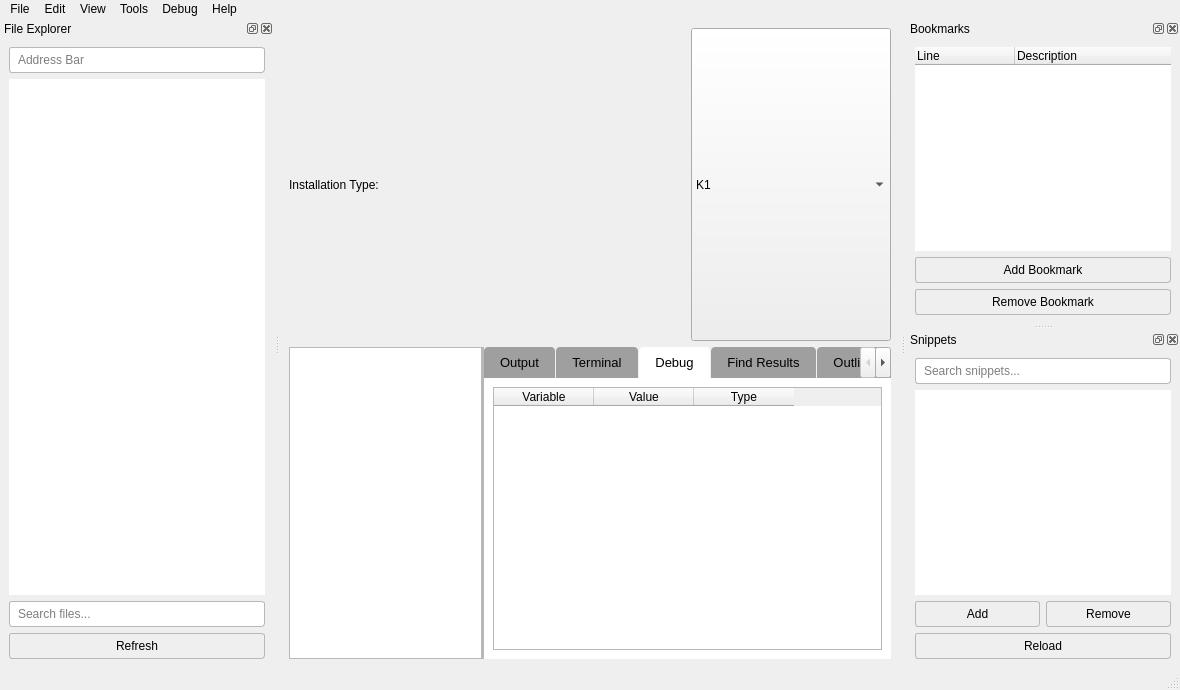
<?xml version="1.0" encoding="UTF-8"?>
<ui version="4.0">
 <class>MainWindow</class>
 <widget class="QMainWindow" name="MainWindow">
  <property name="geometry">
   <rect>
    <x>0</x>
    <y>0</y>
    <width>1180</width>
    <height>690</height>
   </rect>
  </property>
  <property name="windowTitle">
   <string>NSS Editor</string>
  </property>
  <property name="styleSheet">
   <string notr="true">
    /* VS Code-like main window styling */
    QMainWindow {
    background-color: palette(window);
    color: palette(windowText);
    }

    /* Tab widget pane styling */
    QTabWidget::pane {
    border: none;
    background-color: palette(base);
    }

    /* Tab bar styling - VS Code style */
    QTabBar::tab {
    background-color: palette(dark);
    color: palette(text);
    padding: 8px 16px;
    border: none;
    border-top-left-radius: 4px;
    border-top-right-radius: 4px;
    margin-right: 1px;
    }
    QTabBar::tab:selected {
    background-color: palette(base);
    color: palette(text);
    }
    QTabBar::tab:hover:!selected {
    background-color: palette(mid);
    }

    /* Input field styling */
    QLineEdit, QTextEdit {
    background-color: palette(base);
    color: palette(text);
    border: 1px solid palette(mid);
    padding: 4px 6px;
    border-radius: 3px;
    selection-background-color: palette(highlight);
    selection-color: palette(highlighted-text);
    }
    QLineEdit:focus, QTextEdit:focus {
    border: 1px solid palette(highlight);
    }

    /* Button styling */
    QPushButton {
    background-color: palette(button);
    color: palette(buttonText);
    border: 1px solid palette(mid);
    padding: 5px 12px;
    border-radius: 3px;
    min-width: 60px;
    }
    QPushButton:hover {
    background-color: palette(light);
    }
    QPushButton:pressed {
    background-color: palette(dark);
    }
    QPushButton:disabled {
    color: palette(mid);
    }

    /* VS Code-like scrollbar styling */
    QScrollBar:vertical {
    border: none;
    background-color: transparent;
    width: 14px;
    margin: 0;
    }
    QScrollBar::handle:vertical {
    background-color: palette(mid);
    border-radius: 4px;
    min-height: 30px;
    margin: 2px;
    }
    QScrollBar::handle:vertical:hover {
    background-color: palette(dark);
    }
    QScrollBar::add-line:vertical, QScrollBar::sub-line:vertical {
    height: 0;
    background: none;
    }

    QScrollBar:horizontal {
    border: none;
    background-color: transparent;
    height: 14px;
    margin: 0;
    }
    QScrollBar::handle:horizontal {
    background-color: palette(mid);
    border-radius: 4px;
    min-width: 30px;
    margin: 2px;
    }
    QScrollBar::handle:horizontal:hover {
    background-color: palette(dark);
    }
    QScrollBar::add-line:horizontal, QScrollBar::sub-line:horizontal {
    width: 0;
    background: none;
    }

    /* Tree widget styling */
    QTreeWidget, QListWidget {
    background-color: palette(base);
    color: palette(text);
    border: none;
    alternate-background-color: palette(alternate-base);
    }
    QTreeWidget::item, QListWidget::item {
    padding: 4px 2px;
    }
    QTreeWidget::item:hover, QListWidget::item:hover {
    background-color: palette(alternate-base);
    }
    QTreeWidget::item:selected, QListWidget::item:selected {
    background-color: palette(highlight);
    color: palette(highlighted-text);
    }

    /* Tooltip styling - VS Code like */
    QToolTip {
    background-color: palette(window);
    color: palette(window-text);
    border: 1px solid palette(mid);
    border-radius: 4px;
    padding: 6px 10px;
    }

    /* Splitter styling */
    QSplitter::handle {
    background-color: palette(mid);
    }
    QSplitter::handle:horizontal {
    width: 2px;
    }
    QSplitter::handle:vertical {
    height: 2px;
    }

    /* Menu styling */
    QMenuBar {
    background-color: palette(window);
    color: palette(window-text);
    }
    QMenuBar::item:selected {
    background-color: palette(highlight);
    color: palette(highlighted-text);
    }
    QMenu {
    background-color: palette(window);
    color: palette(window-text);
    border: 1px solid palette(mid);
    }
    QMenu::item:selected {
    background-color: palette(highlight);
    color: palette(highlighted-text);
    }
   </string>
  </property>
  <widget class="QWidget" name="centralwidget">
   <layout class="QVBoxLayout" name="vboxlytCentralWidget" stretch="0,0">
    <item>
     <layout class="QHBoxLayout" name="middleTopHorizLyt" stretch="1,0">
      <item>
       <widget class="QLabel" name="label">
        <property name="sizePolicy">
         <sizepolicy hsizetype="Expanding" vsizetype="Preferred">
          <horstretch>0</horstretch>
          <verstretch>0</verstretch>
         </sizepolicy>
        </property>
        <property name="text">
         <string>Installation Type:</string>
        </property>
       </widget>
      </item>
      <item>
       <widget class="QComboBox" name="gameSelector">
        <property name="sizePolicy">
         <sizepolicy hsizetype="MinimumExpanding" vsizetype="Preferred">
          <horstretch>0</horstretch>
          <verstretch>0</verstretch>
         </sizepolicy>
        </property>
        <property name="minimumSize">
         <size>
          <width>200</width>
          <height>0</height>
         </size>
        </property>
        <property name="toolTip">
         <string>This determines what constants to use for your IDE and
          impacts the PyKotor compiler (if used)</string>
        </property>
        <property name="placeholderText">
         <string />
        </property>
        <item>
         <property name="text">
          <string>K1</string>
         </property>
        </item>
        <item>
         <property name="text">
          <string>TSL</string>
         </property>
        </item>
       </widget>
      </item>
     </layout>
    </item>
    <item>
     <widget class="QSplitter" name="mainSplitter">
      <property name="Orientation">
       <enum>Orientation.Vertical</enum>
      </property>
      <widget class="CodeEditor" name="codeEdit" />
      <widget class="QTabWidget" name="panelTabs">
       <property name="font">
        <font>
         <family>Segoe UI</family>
         <pointsize>10</pointsize>
        </font>
       </property>
       <property name="currentIndex">
        <number>2</number>
       </property>
       <property name="movable">
        <bool>true</bool>
       </property>
       <property name="tabBarAutoHide">
        <bool>true</bool>
       </property>
       <widget class="QWidget" name="outputTab">
        <attribute name="title">
         <string>Output</string>
        </attribute>
        <layout class="QVBoxLayout" name="vertLytPanelTabs">
         <item>
          <widget class="QPlainTextEdit" name="outputEdit">
           <property name="styleSheet">
            <string notr="true">QPlainTextEdit {
             background-color: palette(base);
             color: palette(text);
             border: none;
             padding: 8px;
             selection-background-color: palette(highlight);
             selection-color: palette(highlighted-text);
             }</string>
           </property>
           <property name="cursor" stdset="0">
            <cursorShape>IBeamCursor</cursorShape>
           </property>
           <property name="whatsThis">
            <string>Output Window for the NWScript Editor</string>
           </property>
           <property name="tabChangesFocus">
            <bool>true</bool>
           </property>
           <property name="readOnly">
            <bool>true</bool>
           </property>
           <property name="lineWrapMode">
            <enum>QPlainTextEdit::WidgetWidth</enum>
           </property>
           <property name="placeholderText">
            <string>Important errors and logs will appear here.</string>
           </property>
          </widget>
         </item>
        </layout>
       </widget>
       <widget class="QWidget" name="terminalTab">
        <attribute name="title">
         <string>Terminal</string>
        </attribute>
        <layout class="QVBoxLayout" name="verticalLayout_13">
         <item>
          <widget class="QWidget" name="terminalWidget" native="true">
           <property name="minimumSize">
            <size>
             <width>0</width>
             <height>100</height>
            </size>
           </property>
          </widget>
         </item>
        </layout>
       </widget>
       <widget class="QWidget" name="debugTab">
        <attribute name="title">
         <string>Debug</string>
        </attribute>
        <layout class="QVBoxLayout" name="verticalLayout_12">
         <item>
          <widget class="QTableWidget" name="debugTable">
           <column>
            <property name="text">
             <string>Variable</string>
            </property>
           </column>
           <column>
            <property name="text">
             <string>Value</string>
            </property>
           </column>
           <column>
            <property name="text">
             <string>Type</string>
            </property>
           </column>
          </widget>
         </item>
        </layout>
       </widget>
       <widget class="QWidget" name="findResultsTab">
        <attribute name="title">
         <string>Find Results</string>
        </attribute>
        <layout class="QVBoxLayout" name="verticalLayout_11">
         <item>
          <widget class="QTreeWidget" name="findResultsTree">
           <column>
            <property name="text">
             <string>File</string>
            </property>
           </column>
           <column>
            <property name="text">
             <string>Line</string>
            </property>
           </column>
           <column>
            <property name="text">
             <string>Content</string>
            </property>
           </column>
          </widget>
         </item>
        </layout>
       </widget>
       <widget class="QWidget" name="outlineTab">
        <attribute name="title">
         <string>Outline</string>
        </attribute>
        <layout class="QVBoxLayout" name="verticalLayout_4">
         <item>
          <widget class="QTreeWidget" name="outlineView">
           <column>
            <property name="text">
             <string notr="true">1</string>
            </property>
           </column>
          </widget>
         </item>
        </layout>
       </widget>
       <widget class="QWidget" name="learnTab">
        <attribute name="title">
         <string>Constants</string>
        </attribute>
        <layout class="QVBoxLayout" name="vertLytLearnTab">
         <item>
          <layout class="QHBoxLayout" name="horizontalLayout_5">
           <item>
            <widget class="QLineEdit" name="functionSearchEdit">
             <property name="placeholderText">
              <string>Search functions...</string>
             </property>
            </widget>
           </item>
           <item>
            <widget class="QLineEdit" name="constantSearchEdit">
             <property name="placeholderText">
              <string>Search constants...</string>
             </property>
            </widget>
           </item>
          </layout>
         </item>
         <item>
          <layout class="QHBoxLayout" name="horizontalLayout">
           <item>
            <widget class="QListWidget" name="functionList" />
           </item>
           <item>
            <widget class="QListWidget" name="constantList" />
           </item>
          </layout>
         </item>
        </layout>
       </widget>
      </widget>
     </widget>
    </item>
   </layout>
  </widget>
  <widget class="QStatusBar" name="statusbar" />
  <widget class="QDockWidget" name="fileExplorerDock">
   <property name="windowTitle">
    <string>File Explorer</string>
   </property>
   <attribute name="dockWidgetArea">
    <number>1</number>
   </attribute>
   <widget class="QWidget" name="fileExplorerContents">
    <layout class="QVBoxLayout" name="fileExplorerLayout">
     <item>
      <widget class="QLineEdit" name="lineEdit">
       <property name="placeholderText">
        <string>Address Bar</string>
       </property>
      </widget>
     </item>
     <item>
      <widget class="RobustTreeView" name="fileExplorerView">
       <property name="styleSheet">
        <string notr="true">QTreeView {
         background-color: palette(base);
         color: palette(text);
         border: none;
         }
         QTreeView::item {
         padding: 4px;
         }
         QTreeView::item:selected {
         background-color: palette(highlight);
         color: palette(highlightedText);
         }</string>
       </property>
      </widget>
     </item>
     <item>
      <widget class="QLineEdit" name="fileSearchEdit">
       <property name="placeholderText">
        <string>Search files...</string>
       </property>
      </widget>
     </item>
     <item>
      <widget class="QPushButton" name="refreshFileExplorerButton">
       <property name="text">
        <string>Refresh</string>
       </property>
      </widget>
     </item>
    </layout>
   </widget>
  </widget>
  <widget class="QDockWidget" name="bookmarksDock">
   <property name="acceptDrops">
    <bool>true</bool>
   </property>
   <property name="windowTitle">
    <string>Bookmarks</string>
   </property>
   <attribute name="dockWidgetArea">
    <number>2</number>
   </attribute>
   <widget class="QWidget" name="dockWidgetContents_2">
    <layout class="QVBoxLayout" name="verticalLayout_14">
     <item>
      <widget class="QTreeWidget" name="bookmarkTree">
       <column>
        <property name="text">
         <string>Line</string>
        </property>
       </column>
       <column>
        <property name="text">
         <string>Description</string>
        </property>
       </column>
      </widget>
     </item>
     <item>
      <widget class="QPushButton" name="addBookmarkButton">
       <property name="text">
        <string>Add Bookmark</string>
       </property>
      </widget>
     </item>
     <item>
      <widget class="QPushButton" name="removeBookmarkButton">
       <property name="text">
        <string>Remove Bookmark</string>
       </property>
      </widget>
     </item>
    </layout>
   </widget>
  </widget>
  <widget class="QDockWidget" name="snippetsDock">
   <property name="acceptDrops">
    <bool>true</bool>
   </property>
   <property name="windowTitle">
    <string>Snippets</string>
   </property>
   <attribute name="dockWidgetArea">
    <number>2</number>
   </attribute>
   <widget class="QWidget" name="snippetsDockContents">
    <layout class="QVBoxLayout" name="snippetsLayout">
     <item>
      <widget class="QLineEdit" name="snippetSearchEdit">
       <property name="placeholderText">
        <string>Search snippets...</string>
       </property>
      </widget>
     </item>
     <item>
      <widget class="QListWidget" name="snippetList" />
     </item>
     <item>
      <layout class="QHBoxLayout" name="snippetButtonsLayout">
       <item>
        <widget class="QPushButton" name="snippetAddButton">
         <property name="text">
          <string>Add</string>
         </property>
        </widget>
       </item>
       <item>
        <widget class="QPushButton" name="snippetDelButton">
         <property name="text">
          <string>Remove</string>
         </property>
        </widget>
       </item>
      </layout>
     </item>
     <item>
      <widget class="QPushButton" name="snippetReloadButton">
       <property name="text">
        <string>Reload</string>
       </property>
      </widget>
     </item>
    </layout>
   </widget>
  </widget>
  <widget class="QMenuBar" name="menubar">
   <property name="geometry">
    <rect>
     <x>0</x>
     <y>0</y>
     <width>1180</width>
     <height>22</height>
    </rect>
   </property>
   <widget class="QMenu" name="menuFile">
    <property name="title">
     <string>File</string>
    </property>
    <addaction name="actionNew" />
    <addaction name="actionOpen" />
    <addaction name="actionSave" />
    <addaction name="actionSave_As" />
    <addaction name="actionSave_All" />
    <addaction name="separator" />
    <addaction name="actionClose" />
    <addaction name="actionClose_All" />
    <addaction name="separator" />
    <addaction name="actionCompile" />
    <addaction name="actionRun" />
    <addaction name="separator" />
    <addaction name="actionPrint" />
    <addaction name="separator" />
    <addaction name="actionExit" />
   </widget>
   <widget class="QMenu" name="menuEdit">
    <property name="title">
     <string>Edit</string>
    </property>
    <addaction name="actionUndo" />
    <addaction name="actionRedo" />
    <addaction name="separator" />
    <addaction name="actionCut" />
    <addaction name="actionCopy" />
    <addaction name="actionPaste" />
    <addaction name="separator" />
    <addaction name="actionFind" />
    <addaction name="actionReplace" />
    <addaction name="actionFind_in_Files" />
    <addaction name="actionGo_to_Line" />
    <addaction name="separator" />
    <addaction name="actionToggle_Comment" />
    <addaction name="actionIndent" />
    <addaction name="actionUnindent" />
   </widget>
   <widget class="QMenu" name="menuView">
    <property name="title">
     <string>View</string>
    </property>
    <addaction name="actionToggleFileExplorer" />
    <addaction name="actionToggleTerminal" />
    <addaction name="actionToggle_Output_Panel" />
    <addaction name="separator" />
    <addaction name="actionZoom_In" />
    <addaction name="actionZoom_Out" />
    <addaction name="actionReset_Zoom" />
    <addaction name="separator" />
    <addaction name="actionToggle_Line_Numbers" />
    <addaction name="actionToggle_Wrap_Lines" />
   </widget>
   <widget class="QMenu" name="menuTools">
    <property name="title">
     <string>Tools</string>
    </property>
    <addaction name="actionManage_Snippets" />
    <addaction name="actionManage_Plugins" />
    <addaction name="separator" />
    <addaction name="actionFormat_Code" />
    <addaction name="actionAnalyze_Code" />
    <addaction name="separator" />
   </widget>
   <widget class="QMenu" name="menuDebug">
    <property name="title">
     <string>Debug</string>
    </property>
    <addaction name="actionStart_Debugging" />
    <addaction name="actionStop_Debugging" />
    <addaction name="actionStep_Over" />
    <addaction name="actionStep_Into" />
    <addaction name="actionStep_Out" />
    <addaction name="separator" />
    <addaction name="actionToggle_Breakpoint" />
    <addaction name="actionClear_All_Breakpoints" />
   </widget>
   <widget class="QMenu" name="menuHelp">
    <property name="title">
     <string>Help</string>
    </property>
    <addaction name="actionDocumentation" />
    <addaction name="actionKeyboard_Shortcuts" />
    <addaction name="separator" />
    <addaction name="actionCheck_for_Updates" />
    <addaction name="actionAbout" />
   </widget>
   <addaction name="menuFile" />
   <addaction name="menuEdit" />
   <addaction name="menuView" />
   <addaction name="menuTools" />
   <addaction name="menuDebug" />
   <addaction name="menuHelp" />
  </widget>
  <action name="actionNew">
   <property name="text">
    <string>New</string>
   </property>
   <property name="shortcut">
    <string>Ctrl+Shift+B</string>
   </property>
  </action>
  <action name="actionOpen">
   <property name="text">
    <string>Open</string>
   </property>
   <property name="shortcut">
    <string>Ctrl+O</string>
   </property>
  </action>
  <action name="actionSave">
   <property name="text">
    <string>Save</string>
   </property>
   <property name="shortcut">
    <string>Ctrl+S</string>
   </property>
  </action>
  <action name="actionSave_As">
   <property name="text">
    <string>Save As</string>
   </property>
   <property name="shortcut">
    <string>Ctrl+Shift+S</string>
   </property>
  </action>
  <action name="actionSave_All">
   <property name="text">
    <string>Save All</string>
   </property>
   <property name="shortcut">
    <string>Ctrl+Shift+A</string>
   </property>
  </action>
  <action name="actionClose">
   <property name="text">
    <string>Close</string>
   </property>
   <property name="shortcut">
    <string>Ctrl+W</string>
   </property>
  </action>
  <action name="actionClose_All">
   <property name="text">
    <string>Close All</string>
   </property>
   <property name="shortcut">
    <string>Ctrl+Shift+W</string>
   </property>
  </action>
  <action name="actionCompile">
   <property name="text">
    <string>Compile</string>
   </property>
   <property name="shortcut">
    <string>Ctrl+Shift+B</string>
   </property>
  </action>
  <action name="actionRun">
   <property name="text">
    <string>Run</string>
   </property>
   <property name="shortcut">
    <string>F6</string>
   </property>
   <property name="visible">
    <bool>false</bool>
   </property>
  </action>
  <action name="actionPrint">
   <property name="text">
    <string>Print</string>
   </property>
   <property name="shortcut">
    <string>Ctrl+P</string>
   </property>
   <property name="visible">
    <bool>false</bool>
   </property>
   <property name="iconVisibleInMenu">
    <bool>false</bool>
   </property>
  </action>
  <action name="actionExit">
   <property name="text">
    <string>Exit</string>
   </property>
   <property name="shortcut">
    <string>Ctrl+Q</string>
   </property>
  </action>
  <action name="actionUndo">
   <property name="text">
    <string>Undo</string>
   </property>
   <property name="shortcut">
    <string>Ctrl+Z</string>
   </property>
  </action>
  <action name="actionRedo">
   <property name="text">
    <string>Redo</string>
   </property>
   <property name="shortcut">
    <string>Ctrl+Y</string>
   </property>
  </action>
  <action name="actionCut">
   <property name="text">
    <string>Cut</string>
   </property>
   <property name="shortcut">
    <string>Ctrl+X</string>
   </property>
  </action>
  <action name="actionCopy">
   <property name="text">
    <string>Copy</string>
   </property>
   <property name="shortcut">
    <string>Ctrl+C</string>
   </property>
  </action>
  <action name="actionPaste">
   <property name="text">
    <string>Paste</string>
   </property>
   <property name="shortcut">
    <string>Ctrl+V</string>
   </property>
  </action>
  <action name="actionFind">
   <property name="text">
    <string>Find</string>
   </property>
   <property name="shortcut">
    <string>Ctrl+F</string>
   </property>
  </action>
  <action name="actionReplace">
   <property name="text">
    <string>Replace</string>
   </property>
   <property name="shortcut">
    <string>Ctrl+H</string>
   </property>
  </action>
  <action name="actionFind_in_Files">
   <property name="text">
    <string>Find in Files</string>
   </property>
   <property name="shortcut">
    <string>Ctrl+Shift+F</string>
   </property>
  </action>
  <action name="actionGo_to_Line">
   <property name="text">
    <string>Go to Line</string>
   </property>
   <property name="shortcut">
    <string>Ctrl+G</string>
   </property>
  </action>
  <action name="actionGo_to_Function">
   <property name="text">
    <string>Go to Function</string>
   </property>
   <property name="shortcut">
    <string>Ctrl+Shift+G</string>
   </property>
  </action>
  <action name="actionToggle_Comment">
   <property name="text">
    <string>Block Comment</string>
   </property>
   <property name="shortcut">
    <string>Ctrl+/</string>
   </property>
  </action>
  <action name="actionIndent">
   <property name="text">
    <string>Indent</string>
   </property>
   <property name="shortcut">
    <string>Ctrl+I</string>
   </property>
  </action>
  <action name="actionUnindent">
   <property name="text">
    <string>Unindent</string>
   </property>
   <property name="shortcut">
    <string>Ctrl+Shift+I</string>
   </property>
  </action>
  <action name="actionToggleFileExplorer">
   <property name="text">
    <string>Toggle File Explorer</string>
   </property>
   <property name="shortcut">
    <string>Ctrl+B</string>
   </property>
  </action>
  <action name="actionToggleTerminal">
   <property name="text">
    <string>Toggle Snip/Bookmark Panel</string>
   </property>
   <property name="shortcut">
    <string>Ctrl+`</string>
   </property>
  </action>
  <action name="actionToggle_Output_Panel">
   <property name="text">
    <string>Toggle Output Panel</string>
   </property>
   <property name="shortcut">
    <string>Ctrl+Shift+O</string>
   </property>
  </action>
  <action name="actionZoom_In">
   <property name="text">
    <string>Zoom In</string>
   </property>
   <property name="shortcut">
    <string>Ctrl++</string>
   </property>
  </action>
  <action name="actionZoom_Out">
   <property name="text">
    <string>Zoom Out</string>
   </property>
   <property name="shortcut">
    <string>Ctrl+-</string>
   </property>
  </action>
  <action name="actionReset_Zoom">
   <property name="text">
    <string>Reset Zoom</string>
   </property>
   <property name="shortcut">
    <string>Ctrl+0</string>
   </property>
  </action>
  <action name="actionToggle_Line_Numbers">
   <property name="text">
    <string>Toggle Line Numbers</string>
   </property>
   <property name="shortcut">
    <string>Ctrl+Shift+L</string>
   </property>
  </action>
  <action name="actionToggle_Minimap">
   <property name="text">
    <string>Toggle Minimap</string>
   </property>
   <property name="shortcut">
    <string>Ctrl+Shift+M</string>
   </property>
  </action>
  <action name="actionToggle_Wrap_Lines">
   <property name="text">
    <string>Toggle Wrap Lines</string>
   </property>
   <property name="shortcut">
    <string>Ctrl+Shift+W</string>
   </property>
  </action>
  <action name="actionManage_Snippets">
   <property name="text">
    <string>Manage Snippets</string>
   </property>
  </action>
  <action name="actionManage_Plugins">
   <property name="text">
    <string>Manage Plugins</string>
   </property>
   <property name="visible">
    <bool>false</bool>
   </property>
  </action>
  <action name="actionFormat_Code">
   <property name="text">
    <string>Format Code</string>
   </property>
   <property name="shortcut">
    <string>Ctrl+Shift+F</string>
   </property>
  </action>
  <action name="actionAnalyze_Code">
   <property name="text">
    <string>Analyze Code</string>
   </property>
   <property name="shortcut">
    <string>Ctrl+Shift+A</string>
   </property>
  </action>
  <action name="actionGenerate_Documentation">
   <property name="text">
    <string>Generate Documentation</string>
   </property>
   <property name="shortcut">
    <string>Ctrl+Shift+D</string>
   </property>
  </action>
  <action name="actionExport_to_HTML">
   <property name="text">
    <string>Export to HTML</string>
   </property>
   <property name="shortcut">
    <string>Ctrl+Shift+E</string>
   </property>
  </action>
  <action name="actionStart_Debugging">
   <property name="text">
    <string>Start Debugging</string>
   </property>
   <property name="shortcut">
    <string>F9</string>
   </property>
  </action>
  <action name="actionStop_Debugging">
   <property name="text">
    <string>Stop Debugging</string>
   </property>
   <property name="shortcut">
    <string>Shift+F9</string>
   </property>
  </action>
  <action name="actionStep_Over">
   <property name="text">
    <string>Step Over</string>
   </property>
   <property name="shortcut">
    <string>F10</string>
   </property>
  </action>
  <action name="actionStep_Into">
   <property name="text">
    <string>Step Into</string>
   </property>
   <property name="shortcut">
    <string>F11</string>
   </property>
  </action>
  <action name="actionStep_Out">
   <property name="text">
    <string>Step Out</string>
   </property>
   <property name="shortcut">
    <string>Shift+F11</string>
   </property>
  </action>
  <action name="actionToggle_Breakpoint">
   <property name="text">
    <string>Toggle Breakpoint</string>
   </property>
   <property name="shortcut">
    <string>F12</string>
   </property>
  </action>
  <action name="actionClear_All_Breakpoints">
   <property name="text">
    <string>Clear All Breakpoints</string>
   </property>
   <property name="shortcut">
    <string>Ctrl+Shift+F12</string>
   </property>
  </action>
  <action name="actionDocumentation">
   <property name="text">
    <string>Documentation</string>
   </property>
   <property name="shortcut">
    <string>F1</string>
   </property>
  </action>
  <action name="actionKeyboard_Shortcuts">
   <property name="text">
    <string>Keyboard Shortcuts</string>
   </property>
   <property name="shortcut">
    <string>Ctrl+Shift+K</string>
   </property>
  </action>
  <action name="actionCheck_for_Updates">
   <property name="text">
    <string>Check for Updates</string>
   </property>
  </action>
  <action name="actionAbout">
   <property name="text">
    <string>About</string>
   </property>
  </action>
  <action name="actionK1">
   <property name="checkable">
    <bool>true</bool>
   </property>
   <property name="text">
    <string>K1</string>
   </property>
  </action>
  <action name="actionTSL">
   <property name="checkable">
    <bool>true</bool>
   </property>
   <property name="checked">
    <bool>true</bool>
   </property>
   <property name="text">
    <string>TSL</string>
   </property>
  </action>
 </widget>
 <customwidgets>
  <customwidget>
   <class>RobustTreeView</class>
   <extends>QTreeView</extends>
   <header location="global">utility.gui.qt.widgets.itemviews.treeview</header>
  </customwidget>
  <customwidget>
   <class>CodeEditor</class>
   <extends>QPlainTextEdit</extends>
   <header location="global">toolset.gui.common.widgets.code_editor</header>
  </customwidget>
 </customwidgets>
 <resources />
 <connections />
</ui>
